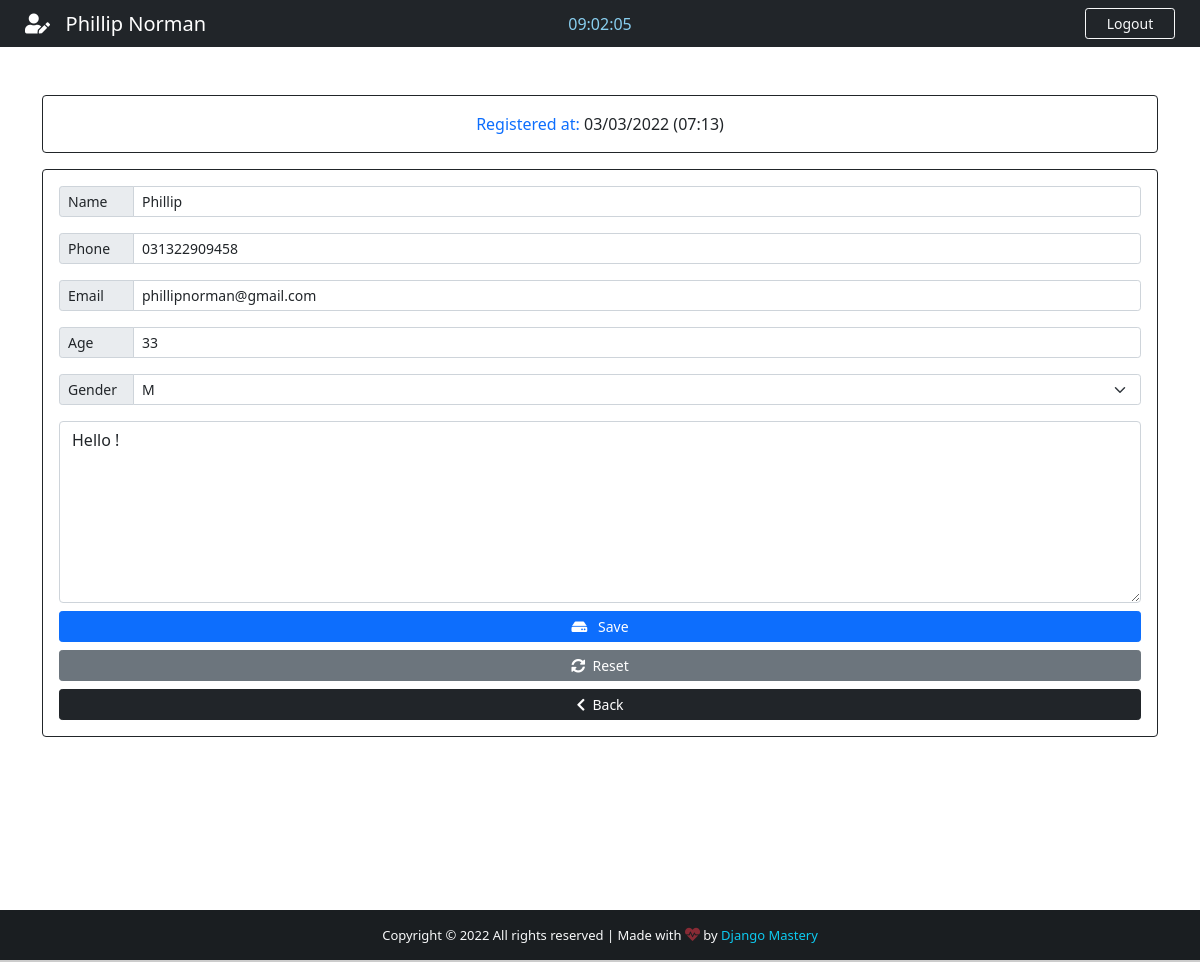
The page /patient/1/ (signed in) on the database its author committed.
### App/models.py (models this page shows, shortened)
class Patient(models.Model):
    GENDER = (
        ('M', 'M'),
        ('F', 'F'),
    )
    id = models.IntegerField(primary_key=True)
    name = models.CharField(max_length=40)
    phone = models.CharField(max_length=20)
    email = models.CharField(max_length=40)
    age = models.CharField(max_length=3)
    gender = models.CharField(max_length=1, null=True, choices=GENDER)
    note = models.TextField(blank=True)
    created_at = models.DateTimeField(auto_now_add=True)

### App/views.py (the view)
# urls.py: path('patient/<str:patient_id>/', views.patient, name = 'patient'),
@cache_control(no_cache = True, must_validate = True, no_store = True)
@login_required(login_url='login')
def patient(request, patient_id):
    patient = Patient.objects.get(id = patient_id)
    if patient != None:
        return render(request, 'edit.html', {'patient': patient})

### App/templates/edit.html (shortened to what this page needs)
{% extends 'add.html' %}
{% load static %}
{% block nav-content %}
<i class="fas fa-user-edit"></i>&nbsp;&nbsp; {{ patient.name }}
{% endblock nav-content %}
{% block time %}
<div class="col-sm">
    <center>
        <span id="clock" style="color: #89cff0;"></span>
    </center>
</div>
{% endblock time %}
{% block card-title %}
Registered at: <span class="text-dark">{{ patient.created_at | date:'m/d/Y (H:i)' }}</span>
{% endblock card-title %}
{% block action %}action="/edit_patient/"{% endblock action %}
{% block Value-name %} value = {{ patient.name }} {% endblock Value-name %}
{% block Value-phone %} value = {{ patient.phone }} {% endblock Value-phone %}
{% block Value-email %} value = {{ patient.email }} {% endblock Value-email %}
{% block Value-age %} value = {{ patient.age }} {% endblock Value-age %}
{% block option %}
<option style="background-color: #d3d3d3; color: #007bff;">{{ patient.gender }}</option>
{% endblock option %}
{% block Value-note %}{{ patient.note }}{% endblock Value-note %}
{% block Btn-add %}
<i class="fas fa-hdd"></i>&nbsp;&nbsp; Save
{% endblock Btn-add %}
{% block Btn-reset %}
<button type="reset" class="btn btn-secondary btn-sm">
    <i class="fas fa-sync-alt"></i>&nbsp;&nbsp;Reset
</button>
{% endblock Btn-reset %}

### App/templates/add.html (shortened to what this page needs)
{% extends 'base.html' %}
{% load static %}
{% block btn-nav %}
<a class="btn btn-outline-danger btn-sm border-light text-light" id="btn-nav" data-bs-toggle="modal" data-bs-target="#logoutModal">Logout</a>
{% endblock btn-nav %}
{% block content %}
<div class="container">
    <div class="row">
        <div class="col-lg-12">
            <div class="card card-body border-dark text-primary mt-5">
                <span class="text-center txt-sm">{% block card-title %}Fill OUT THE FORM BELOW{% endblock card-title %}</span>
            </div>
            <form {% block action %}action="/add_patient/"{% endblock action %} method="POST" autocomplete="off"
                enctype="multipart/form-data" class="card p-3 border-dark mt-3 mb-5">
                <div class="input-group input-group-sm mb-3">
                    <span class="input-group-text side-label"><span class="txt-sm">Name</span></span>
                    <input type="text" name="name" id="name" class="form-control" placeholder="First and Last name" {% block Value-name %}{% endblock Value-name %} maxlength="40">
                </div>
                <div class="input-group input-group-sm mb-3">
                    <span class="input-group-text side-label"><span class="txt-sm">Phone</span></span>
                    <input type="text" name="phone" id="phone" class="form-control" placeholder="Patient phone" {% block Value-phone %}{% endblock Value-phone %}>
                </div>
                <div class="input-group input-group-sm mb-3">
                    <span class="input-group-text side-label"><span class="txt-sm">Email</span></span>
                    <input type="text" name="email" id="email" class="form-control" placeholder="Patient email" {% block Value-email %}{% endblock Value-email %} maxlength="40">
                </div>
                <div class="input-group input-group-sm mb-3">
                    <span class="input-group-text side-label"><span class="txt-sm">Age</span></span>
                    <input type="text" name="age" id="age" class="form-control" placeholder="Patient age" {% block Value-age %}{% endblock Value-age %} >
                </div>
                <div class="input-group input-group-sm mb-3">
                    <label for="gender" class="input-group-text side-label"><span class="txt-sm">Gender</span></label>
                    <select name="gender" id="gender" class="form-select">
                        {% block option %}{% endblock option %}
                    </select>
                </div>
                <div class="form-group">
                    <textarea name="note" id="note" rows="7" class="form-control txt-sm"
                        placeholder="Description is optional....">{% block Value-note %}{% endblock Value-note %}</textarea>
                </div>
                <div class="d-grid gap-2 mt-2">
                    <button id="btn-add" type="submit" class="btn btn-primary btn-sm txt-sm">
                        {% block Btn-add %}{% endblock Btn-add %}
                    </button>
                    {% block Btn-reset %}{% endblock Btn-reset %}
                    <a href="{% url 'backend' %}" class="btn btn-dark btn-sm txt-sm"><i
                            class="fas fa-chevron-left"></i>&nbsp;&nbsp;Back</a>
                </div>
            </form>
        </div>
    </div>
</div>
{% endblock content %}

### App/static/css/style_.css (style rules this page uses)
html, body { height: 100%; margin: 0; max-width: 100%; }
#btn-nav { width: 90px; float: right; margin-right: 25px; }
.side-label { width: 75px; }

### rows shown on the page
Patient: name "Phillip Norman", created_at "03/03/2022 (07:13)", phone "031322909458", email "phillipnorman@gmail.com", age "33", gender "M", note "Hello !"
